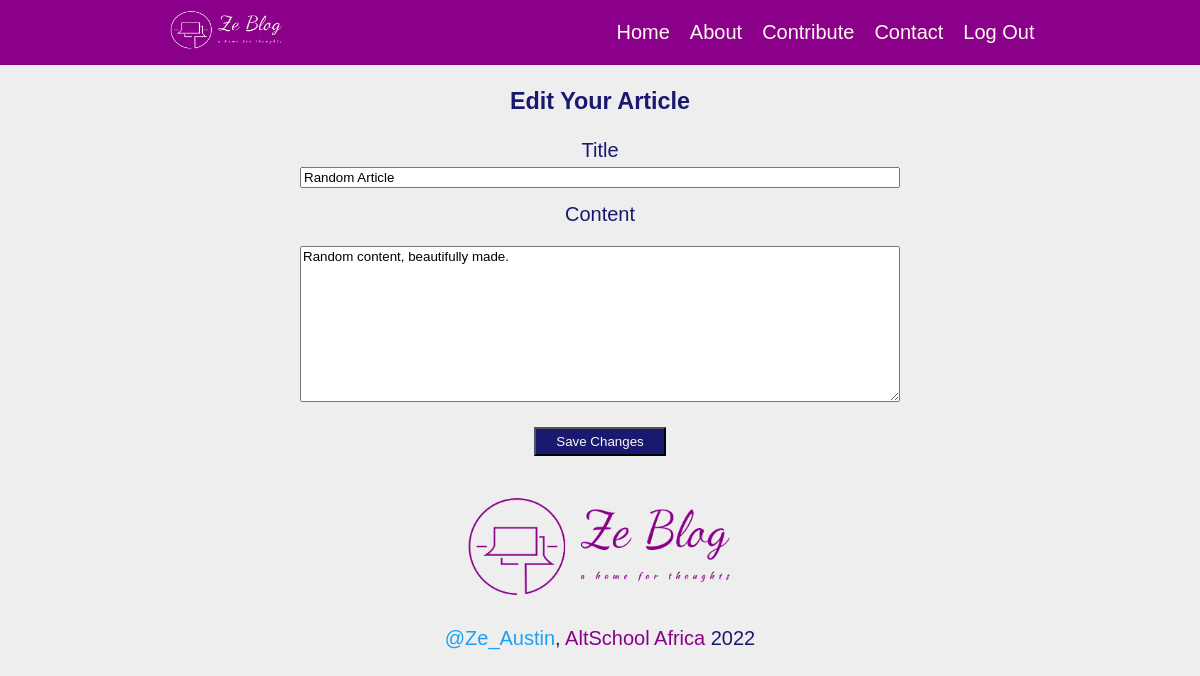
The page /edit/2/ (signed in) on the database as committed earlier.
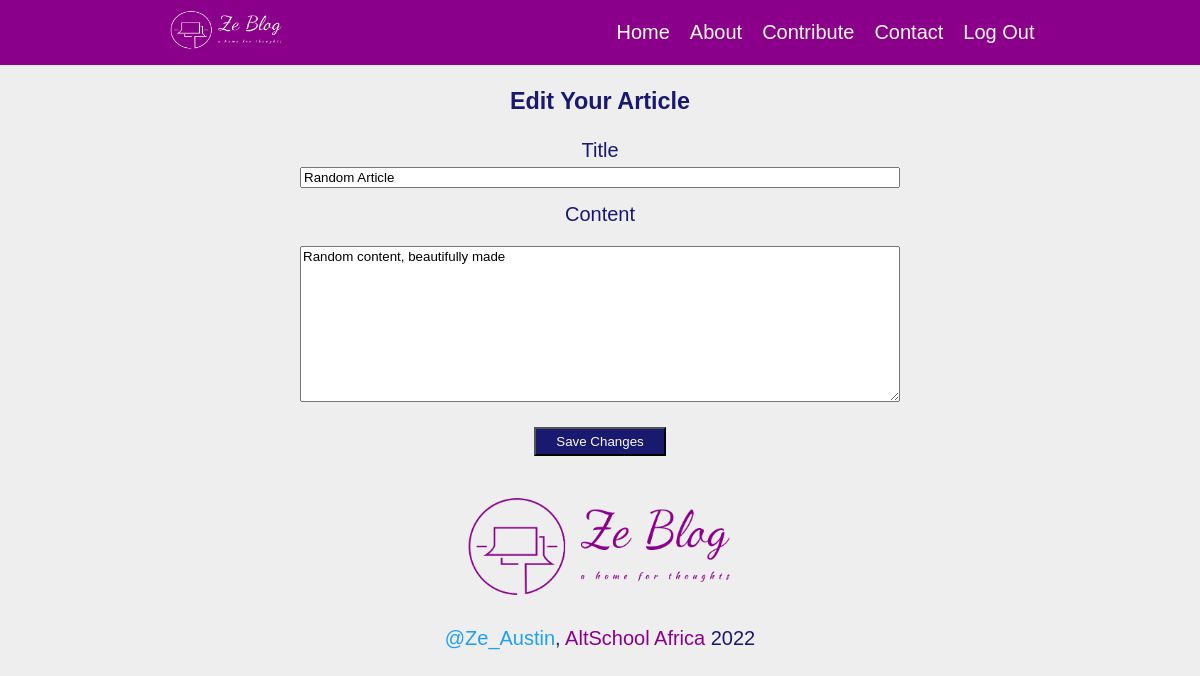
The same page on the database as committed later.
### app.py (models this page shows, shortened)
class Article(db.Model):
    __tablename__ = "articles"
    id = db.Column(db.Integer, primary_key=True)
    title = db.Column(db.String(80), nullable=False)
    content = db.Column(db.String, nullable=False)
    created_on = db.Column(db.DateTime, default=datetime.now())
    user_id = db.Column(db.Integer, db.ForeignKey(
        "users.id"), unique=False, nullable=False)
    author = db.Column(db.String, nullable=False)
    created_by = db.relationship("User", back_populates="articles_by")

### app.py (the view)
@app.route('/edit/<int:id>/', methods=['GET', 'POST'])
@login_required
def edit(id):
    article_to_edit = Article.query.get_or_404(id)
    if current_user.username == article_to_edit.author:
        if request.method == 'POST':
            article_to_edit.title = request.form.get('title')
            article_to_edit.content = request.form.get('content')
            db.session.commit()
            flash("Your changes have been saved.")
            return redirect(url_for('article', id=article_to_edit.id))
        context = {
            'article': article_to_edit
        }
        return render_template('edit.html', **context)
    flash("You cannot edit another user's article.")
    return redirect(url_for('index'))

### app.py (called while the page is built)
@login_manager.user_loader
def user_loader(id):
    return User.query.get(int(id))

### templates/edit.html
{% extends 'base.html' %} {% block content %}
<form action="/edit/{{article.id}}/" method="POST">
  <div class="form-group">
    <h3>Edit Your Article</h3>
  </div>
  <div class="form-group">
    <label for="title">Title</label>
    <input
      type="text"
      name="title"
      class="form-control"
      value="{{article.title}}"
    />
  </div>
  <div class="form-group">
    <label for="content">Content</label>
    <pre><textarea name="content" cols="50" rows="10" class="form-control">{{article.content}}</textarea></pre>
  </div>
  <div class="form-group">
    <input type="submit" value="Save Changes" class="button" />
  </div>
</form>
{% endblock content %}

Rows that differ between the two databases and show on the page:
changed Article "Random Article": content "Random content, beautifully made." → "Random content, beautifully made"
